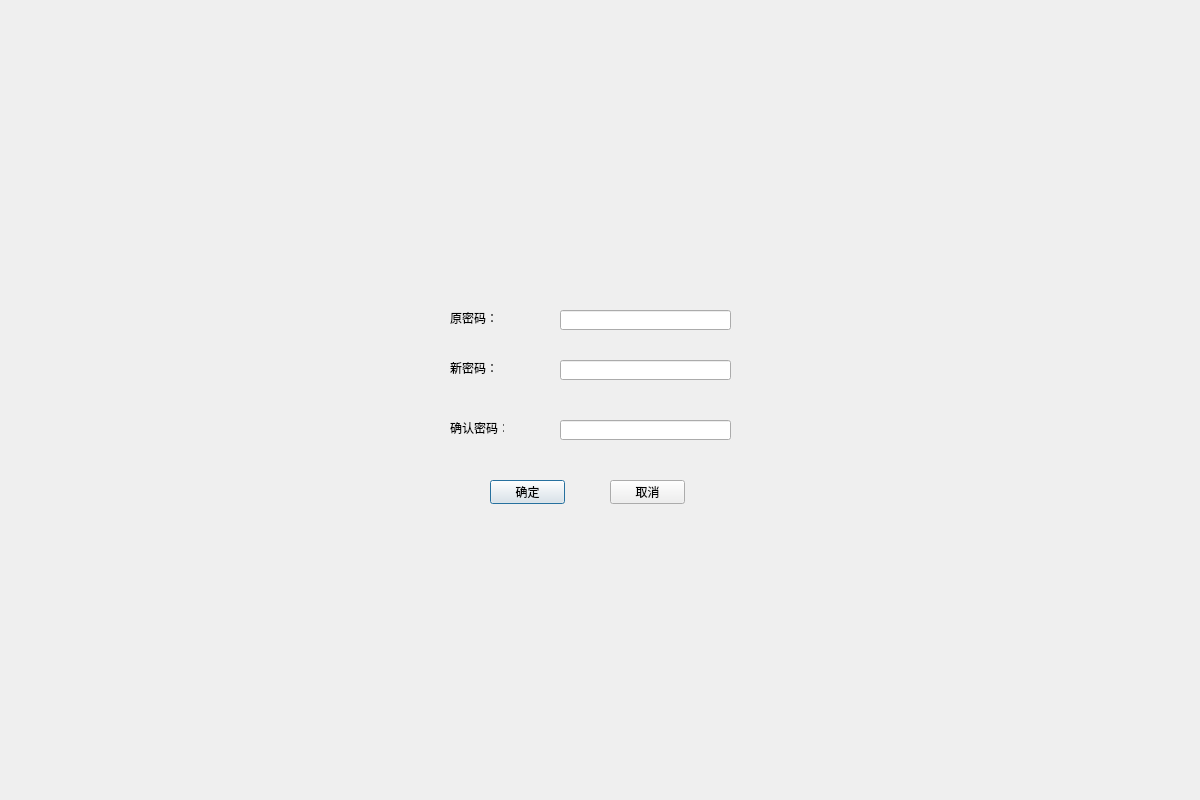
<?xml version="1.0" encoding="UTF-8"?>
<ui version="4.0">
 <class>Frm_User_ChangePwd</class>
 <widget class="QDialog" name="Frm_User_ChangePwd">
  <property name="geometry">
   <rect>
    <x>0</x>
    <y>0</y>
    <width>1200</width>
    <height>800</height>
   </rect>
  </property>
  <property name="minimumSize">
   <size>
    <width>1200</width>
    <height>800</height>
   </size>
  </property>
  <property name="maximumSize">
   <size>
    <width>1200</width>
    <height>800</height>
   </size>
  </property>
  <property name="windowTitle">
   <string>Dialog</string>
  </property>
  <widget class="QLabel" name="lbl_pwd0">
   <property name="geometry">
    <rect>
     <x>450</x>
     <y>310</y>
     <width>54</width>
     <height>16</height>
    </rect>
   </property>
   <property name="text">
    <string>原密码：</string>
   </property>
  </widget>
  <widget class="QLabel" name="lbl_pwd1">
   <property name="geometry">
    <rect>
     <x>450</x>
     <y>360</y>
     <width>54</width>
     <height>16</height>
    </rect>
   </property>
   <property name="text">
    <string>新密码：</string>
   </property>
  </widget>
  <widget class="QLabel" name="lbl_pwd2">
   <property name="geometry">
    <rect>
     <x>450</x>
     <y>420</y>
     <width>54</width>
     <height>16</height>
    </rect>
   </property>
   <property name="text">
    <string>确认密码：</string>
   </property>
  </widget>
  <widget class="QLineEdit" name="txt_pwd0">
   <property name="geometry">
    <rect>
     <x>560</x>
     <y>310</y>
     <width>171</width>
     <height>20</height>
    </rect>
   </property>
   <property name="echoMode">
    <enum>QLineEdit::EchoMode::Password</enum>
   </property>
  </widget>
  <widget class="QLineEdit" name="txt_pwd1">
   <property name="geometry">
    <rect>
     <x>560</x>
     <y>360</y>
     <width>171</width>
     <height>20</height>
    </rect>
   </property>
   <property name="echoMode">
    <enum>QLineEdit::EchoMode::Password</enum>
   </property>
  </widget>
  <widget class="QLineEdit" name="txt_pwd2">
   <property name="geometry">
    <rect>
     <x>560</x>
     <y>420</y>
     <width>171</width>
     <height>20</height>
    </rect>
   </property>
   <property name="echoMode">
    <enum>QLineEdit::EchoMode::Password</enum>
   </property>
  </widget>
  <widget class="QPushButton" name="button_yes">
   <property name="geometry">
    <rect>
     <x>490</x>
     <y>480</y>
     <width>75</width>
     <height>24</height>
    </rect>
   </property>
   <property name="text">
    <string>确定</string>
   </property>
  </widget>
  <widget class="QPushButton" name="button_no">
   <property name="geometry">
    <rect>
     <x>610</x>
     <y>480</y>
     <width>75</width>
     <height>24</height>
    </rect>
   </property>
   <property name="text">
    <string>取消</string>
   </property>
  </widget>
 </widget>
 <resources/>
 <connections/>
</ui>
